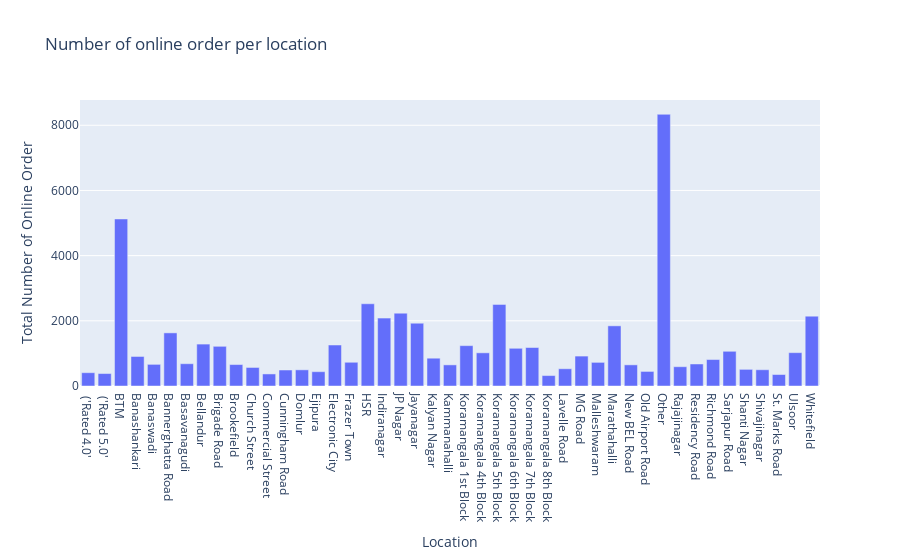

Notebook code for this chart:
### Code cell
px.bar(df_location, x='location', y='online_order', title='Number of online order per location',
      labels={'location': 'Location', 'online_order': 'Total Number of Online Order'})

### Figure 1 — Plotly figure (JSON) as saved in the notebook; plotly's stock layout.template omitted (floating-point values rounded to 4 significant figures)
{"data": [{"alignmentgroup": "True", "hovertemplate": "Location=%{x}<br>Total Number of Online Order=%{y}<extra></extra>", "legendgroup": "", "marker": {"color": "#636efa", "pattern": {"shape": ""}}, "name": "", "offsetgroup": "", "orientation": "v", "showlegend": false, "textposition": "auto", "type": "bar", "x": [" ('Rated 4.0'", " ('Rated 5.0'", "BTM", "Banashankari", "Banaswadi", "Bannerghatta Road", "Basavanagudi", "Bellandur", "Brigade Road", "Brookefield", "Church Street", "Commercial Street", "Cunningham Road", "Domlur", "Ejipura", "Electronic City", "Frazer Town", "HSR", "Indiranagar", "JP Nagar", "Jayanagar", "Kalyan Nagar", "Kammanahalli", "Koramangala 1st Block", "Koramangala 4th Block", "Koramangala 5th Block", "Koramangala 6th Block", "Koramangala 7th Block", "Koramangala 8th Block", "Lavelle Road", "MG Road", "Malleshwaram", "Marathahalli", "New BEL Road", "Old Airport Road", "Other", "Rajajinagar", "Residency Road", "Richmond Road", "Sarjapur Road", "Shanti Nagar", "Shivajinagar", "St. Marks Road", "Ulsoor", "Whitefield"], "xaxis": "x", "y": [408, 382, 5125, 906, 664, 1630, 684, 1286, 1218, 658, 569, 370, 491, 496, 439, 1258, 728, 2523, 2083, 2235, 1926, 853, 648, 1238, 1018, 2504, 1157, 1181, 320, 529, 918, 725, 1846, 649, 447, 8337, 592, 676, 812, 1065, 511, 499, 352, 1023, 2144], "yaxis": "y"}], "layout": {"barmode": "relative", "legend": {"tracegroupgap": 0}, "title": {"text": "Number of online order per location"}, "xaxis": {"anchor": "y", "domain": [0, 1], "title": {"text": "Location"}}, "yaxis": {"anchor": "x", "domain": [0, 1], "title": {"text": "Total Number of Online Order"}}}}
